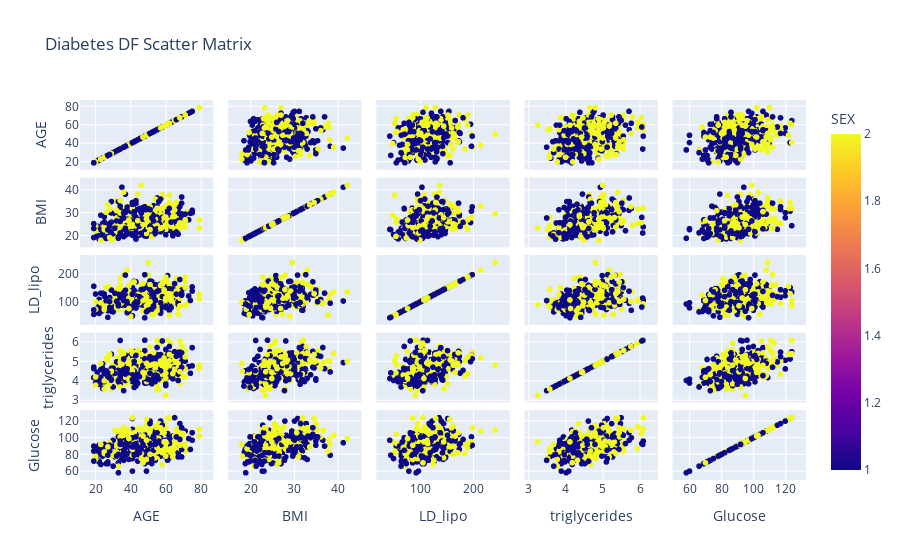

This figure's notebook cell:
### Markdown cell above
&#9989; **(7 pt):** Create another scatter matrix plot like you did above, but now use different colors for the male and female data points.

### Code cell
## Put your code here
fig = px.scatter_matrix(diabetes_df, dimensions=["AGE", "BMI", "LD_lipo", "triglycerides", "Glucose"],color=diabetes_df["SEX"], title="Diabetes DF Scatter Matrix")
fig.show()

### Figure 1 — Plotly figure (JSON) as saved in the notebook; plotly's stock layout.template omitted (floating-point values rounded to 4 significant figures; data arrays with more than 128 entries replaced by an {"elided": "..."} marker saying what was removed)
{"data": [{"dimensions": [{"axis": {"matches": true}, "label": "AGE", "values": {"elided": "442 int values"}}, {"axis": {"matches": true}, "label": "BMI", "values": {"elided": "442 float values"}}, {"axis": {"matches": true}, "label": "LD_lipo", "values": {"elided": "442 float values"}}, {"axis": {"matches": true}, "label": "triglycerides", "values": {"elided": "442 float values"}}, {"axis": {"matches": true}, "label": "Glucose", "values": {"elided": "442 int values"}}], "hovertemplate": "%{xaxis.title.text}=%{x}<br>%{yaxis.title.text}=%{y}<br>SEX=%{marker.color}<extra></extra>", "legendgroup": "", "marker": {"color": {"elided": "442 int values"}, "coloraxis": "coloraxis", "symbol": "circle"}, "name": "", "showlegend": false, "type": "splom"}], "layout": {"coloraxis": {"colorbar": {"title": {"text": "SEX"}}, "colorscale": [[0, "#0d0887"], [0.1111, "#46039f"], [0.2222, "#7201a8"], [0.3333, "#9c179e"], [0.4444, "#bd3786"], [0.5556, "#d8576b"], [0.6667, "#ed7953"], [0.7778, "#fb9f3a"], [0.8889, "#fdca26"], [1, "#f0f921"]]}, "dragmode": "select", "legend": {"tracegroupgap": 0}, "title": {"text": "Diabetes DF Scatter Matrix"}}}
